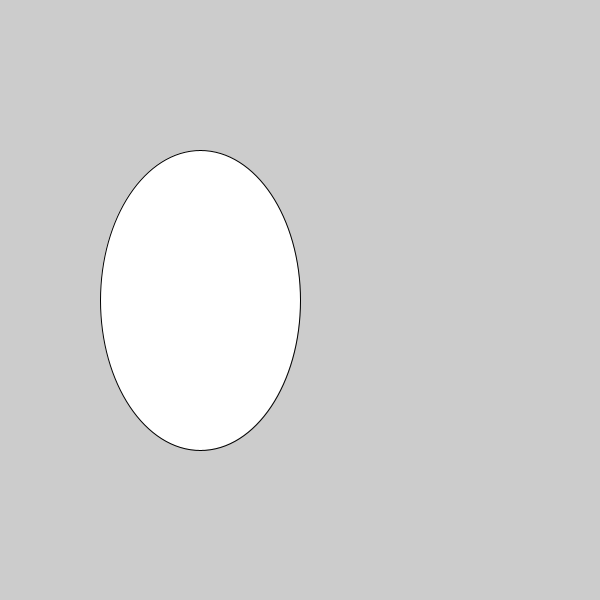
Frame 1 (no input)
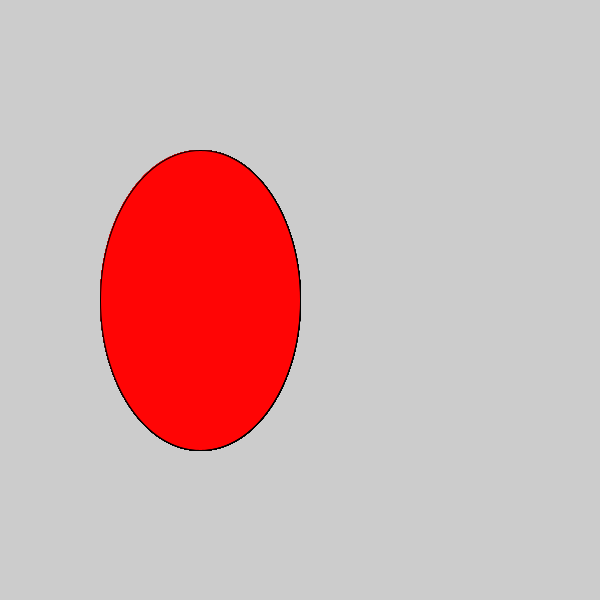
Frame 60 (the mouse pressed at the canvas centre just before this capture)
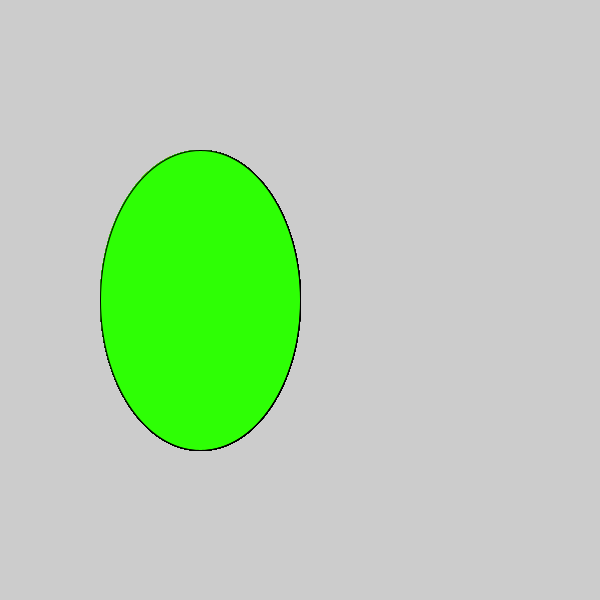
Frame 120 (the mouse held since frame 60 and released just before this capture)

The Processing sketch that drew these frames (run headless with seeded random() and noise(); from frame 60 on, the mouse is pressed at the canvas centre):

// Processing sketch: c_LogicalDot
// ── c_LogicalDot.pde

void setup() {
  
// 1. Set the size of the sketch. Make it 600 pixels square. 
  size(600,600);

}

void draw() {
  ellipse(200,300, 200,300);
// 2. Draw an ellipse
// Run the program to make sure it works before moving on.


// 3. Change the color of the ellipse when the mouse is pressed.
//    Use the following code, but put your colors where indicated
//    Remember to use the   fill()  command to set colors.

if (mousePressed) {
 fill (#2EFF05);
   //  put one color here 
  
} else {
  fill (#FF0505);
   // put a different color here
  
}  
  
  
  
}
